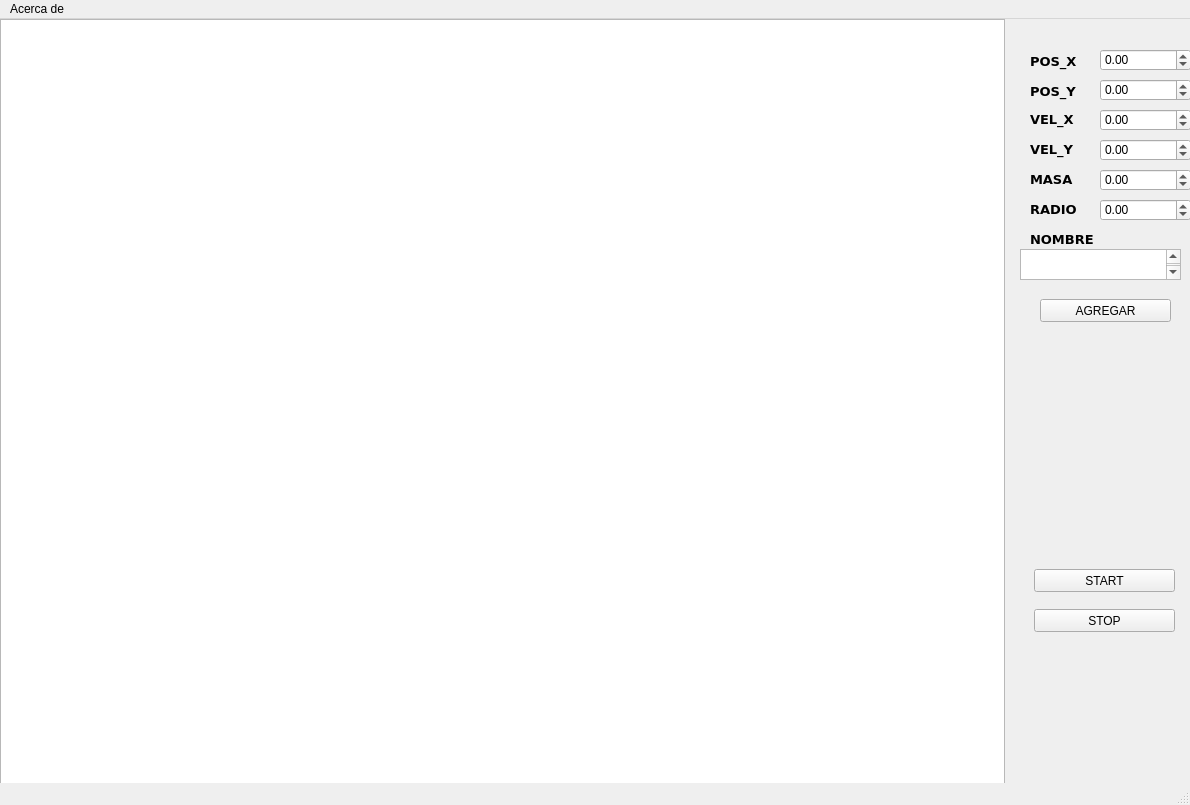
<?xml version="1.0" encoding="UTF-8"?>
<ui version="4.0">
 <class>MainWindow</class>
 <widget class="QMainWindow" name="MainWindow">
  <property name="geometry">
   <rect>
    <x>0</x>
    <y>0</y>
    <width>1190</width>
    <height>805</height>
   </rect>
  </property>
  <property name="windowTitle">
   <string>MainWindow</string>
  </property>
  <property name="windowIcon">
   <iconset resource="image.qrc">
    <normaloff>:/image/jupiter.svg</normaloff>:/image/jupiter.svg</iconset>
  </property>
  <widget class="QWidget" name="centralwidget">
   <widget class="QGraphicsView" name="graphicsView">
    <property name="geometry">
     <rect>
      <x>0</x>
      <y>0</y>
      <width>1005</width>
      <height>805</height>
     </rect>
    </property>
   </widget>
   <widget class="QPushButton" name="pushButton">
    <property name="geometry">
     <rect>
      <x>1034</x>
      <y>550</y>
      <width>141</width>
      <height>23</height>
     </rect>
    </property>
    <property name="text">
     <string>START</string>
    </property>
   </widget>
   <widget class="QPushButton" name="pushButton_2">
    <property name="geometry">
     <rect>
      <x>1034</x>
      <y>590</y>
      <width>141</width>
      <height>23</height>
     </rect>
    </property>
    <property name="text">
     <string>STOP</string>
    </property>
   </widget>
   <widget class="QPushButton" name="pushButton_3">
    <property name="geometry">
     <rect>
      <x>1040</x>
      <y>280</y>
      <width>131</width>
      <height>23</height>
     </rect>
    </property>
    <property name="text">
     <string>AGREGAR</string>
    </property>
   </widget>
   <widget class="QDoubleSpinBox" name="n1">
    <property name="geometry">
     <rect>
      <x>1100</x>
      <y>30</y>
      <width>91</width>
      <height>22</height>
     </rect>
    </property>
    <property name="minimum">
     <double>-999999.000000000000000</double>
    </property>
    <property name="maximum">
     <double>999999.000000000000000</double>
    </property>
   </widget>
   <widget class="QLabel" name="label">
    <property name="geometry">
     <rect>
      <x>1030</x>
      <y>32</y>
      <width>71</width>
      <height>21</height>
     </rect>
    </property>
    <property name="font">
     <font>
      <family>Verdana</family>
      <pointsize>10</pointsize>
      <weight>75</weight>
      <bold>true</bold>
     </font>
    </property>
    <property name="text">
     <string>&lt;html&gt;&lt;head/&gt;&lt;body&gt;&lt;p&gt;POS_X&lt;/p&gt;&lt;/body&gt;&lt;/html&gt;</string>
    </property>
   </widget>
   <widget class="QLabel" name="label_2">
    <property name="geometry">
     <rect>
      <x>1030</x>
      <y>62</y>
      <width>71</width>
      <height>21</height>
     </rect>
    </property>
    <property name="font">
     <font>
      <family>Verdana</family>
      <pointsize>10</pointsize>
      <weight>75</weight>
      <bold>true</bold>
     </font>
    </property>
    <property name="text">
     <string>&lt;html&gt;&lt;head/&gt;&lt;body&gt;&lt;p&gt;POS_Y&lt;/p&gt;&lt;/body&gt;&lt;/html&gt;</string>
    </property>
   </widget>
   <widget class="QDoubleSpinBox" name="n2">
    <property name="geometry">
     <rect>
      <x>1100</x>
      <y>60</y>
      <width>91</width>
      <height>22</height>
     </rect>
    </property>
    <property name="minimum">
     <double>-999999.000000000000000</double>
    </property>
    <property name="maximum">
     <double>999999.000000000000000</double>
    </property>
   </widget>
   <widget class="QDoubleSpinBox" name="n3">
    <property name="geometry">
     <rect>
      <x>1100</x>
      <y>90</y>
      <width>91</width>
      <height>22</height>
     </rect>
    </property>
    <property name="minimum">
     <double>-999999.000000000000000</double>
    </property>
    <property name="maximum">
     <double>999999.000000000000000</double>
    </property>
   </widget>
   <widget class="QLabel" name="label_3">
    <property name="geometry">
     <rect>
      <x>1030</x>
      <y>90</y>
      <width>71</width>
      <height>21</height>
     </rect>
    </property>
    <property name="font">
     <font>
      <family>Verdana</family>
      <pointsize>10</pointsize>
      <weight>75</weight>
      <bold>true</bold>
     </font>
    </property>
    <property name="text">
     <string>&lt;html&gt;&lt;head/&gt;&lt;body&gt;&lt;p&gt;VEL_X&lt;/p&gt;&lt;/body&gt;&lt;/html&gt;</string>
    </property>
   </widget>
   <widget class="QDoubleSpinBox" name="n4">
    <property name="geometry">
     <rect>
      <x>1100</x>
      <y>120</y>
      <width>91</width>
      <height>22</height>
     </rect>
    </property>
    <property name="minimum">
     <double>-999999.000000000000000</double>
    </property>
    <property name="maximum">
     <double>999999.000000000000000</double>
    </property>
   </widget>
   <widget class="QLabel" name="label_4">
    <property name="geometry">
     <rect>
      <x>1030</x>
      <y>120</y>
      <width>71</width>
      <height>21</height>
     </rect>
    </property>
    <property name="font">
     <font>
      <family>Verdana</family>
      <pointsize>10</pointsize>
      <weight>75</weight>
      <bold>true</bold>
     </font>
    </property>
    <property name="text">
     <string>&lt;html&gt;&lt;head/&gt;&lt;body&gt;&lt;p&gt;VEL_Y&lt;/p&gt;&lt;/body&gt;&lt;/html&gt;</string>
    </property>
   </widget>
   <widget class="QDoubleSpinBox" name="n5">
    <property name="geometry">
     <rect>
      <x>1100</x>
      <y>150</y>
      <width>91</width>
      <height>22</height>
     </rect>
    </property>
    <property name="minimum">
     <double>-999999.000000000000000</double>
    </property>
    <property name="maximum">
     <double>999999.000000000000000</double>
    </property>
   </widget>
   <widget class="QLabel" name="label_5">
    <property name="geometry">
     <rect>
      <x>1030</x>
      <y>150</y>
      <width>71</width>
      <height>21</height>
     </rect>
    </property>
    <property name="font">
     <font>
      <family>Verdana</family>
      <pointsize>10</pointsize>
      <weight>75</weight>
      <bold>true</bold>
     </font>
    </property>
    <property name="text">
     <string>&lt;html&gt;&lt;head/&gt;&lt;body&gt;&lt;p&gt;MASA&lt;/p&gt;&lt;/body&gt;&lt;/html&gt;</string>
    </property>
   </widget>
   <widget class="QLabel" name="label_6">
    <property name="geometry">
     <rect>
      <x>1030</x>
      <y>180</y>
      <width>71</width>
      <height>21</height>
     </rect>
    </property>
    <property name="font">
     <font>
      <family>Verdana</family>
      <pointsize>10</pointsize>
      <weight>75</weight>
      <bold>true</bold>
     </font>
    </property>
    <property name="text">
     <string>&lt;html&gt;&lt;head/&gt;&lt;body&gt;&lt;p&gt;RADIO&lt;/p&gt;&lt;/body&gt;&lt;/html&gt;</string>
    </property>
   </widget>
   <widget class="QDoubleSpinBox" name="n6">
    <property name="geometry">
     <rect>
      <x>1100</x>
      <y>180</y>
      <width>91</width>
      <height>22</height>
     </rect>
    </property>
    <property name="minimum">
     <double>-999999.000000000000000</double>
    </property>
    <property name="maximum">
     <double>999999.000000000000000</double>
    </property>
   </widget>
   <widget class="QLabel" name="label_7">
    <property name="geometry">
     <rect>
      <x>1030</x>
      <y>210</y>
      <width>71</width>
      <height>21</height>
     </rect>
    </property>
    <property name="font">
     <font>
      <family>Verdana</family>
      <pointsize>10</pointsize>
      <weight>75</weight>
      <bold>true</bold>
     </font>
    </property>
    <property name="text">
     <string>&lt;html&gt;&lt;head/&gt;&lt;body&gt;&lt;p&gt;NOMBRE&lt;/p&gt;&lt;/body&gt;&lt;/html&gt;</string>
    </property>
   </widget>
   <widget class="QPlainTextEdit" name="text">
    <property name="geometry">
     <rect>
      <x>1020</x>
      <y>230</y>
      <width>161</width>
      <height>31</height>
     </rect>
    </property>
    <property name="font">
     <font>
      <family>Verdana</family>
      <pointsize>14</pointsize>
     </font>
    </property>
   </widget>
  </widget>
  <widget class="QMenuBar" name="menubar">
   <property name="geometry">
    <rect>
     <x>0</x>
     <y>0</y>
     <width>1190</width>
     <height>21</height>
    </rect>
   </property>
   <widget class="QMenu" name="menuAcerca_de">
    <property name="title">
     <string>Acerca de</string>
    </property>
    <addaction name="actionAcerca_de"/>
   </widget>
   <addaction name="menuAcerca_de"/>
  </widget>
  <widget class="QStatusBar" name="statusbar"/>
  <action name="actionAcerca_de">
   <property name="text">
    <string>Acerca de</string>
   </property>
  </action>
 </widget>
 <resources>
  <include location="image.qrc"/>
 </resources>
 <connections/>
</ui>
